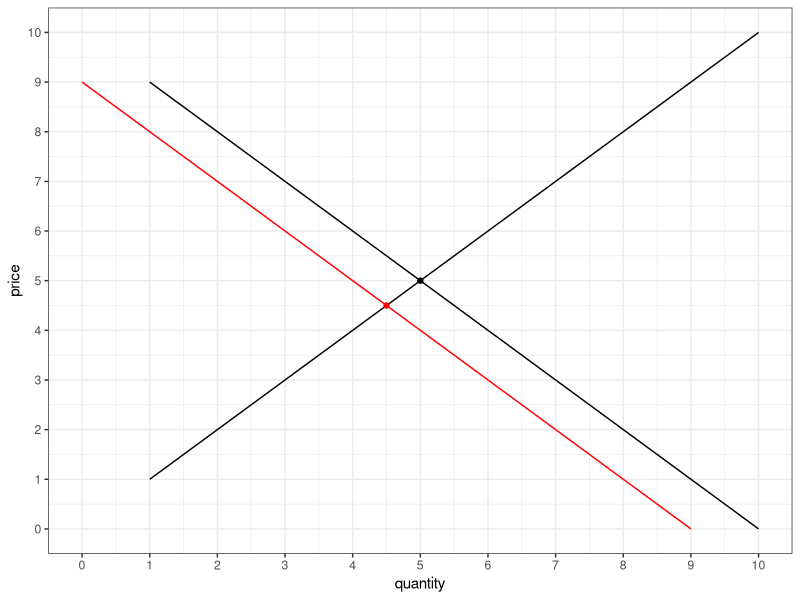

This chart was generated by the following R code:
## ---- chunk 1
knitr::opts_chunk$set(echo = FALSE)
knitr::opts_chunk$set(warning = FALSE, message = FALSE) 
## ---- chunk 2
library(data.table)
library(ggplot2)
options(scipen=999)
## ---- chunk 3
library(data.table)
library(ggplot2)
library(scales)
qd <- 1:10
pd <- 9:0
qs <- 1:10
ps <- 1:10
qss <- rep(5,10)
pss <- 1:10
qd2 <- qd-1
pd2 <- pd
qs2 <- qs+1
ps2 <- ps
dt <- data.table(qd,qs,pd,ps,qss,pss,qd2,pd2,qs2,ps2)
ggplot(data=dt) + geom_line(aes(x=qd,y=pd),color='black') + geom_line(aes(x=qs,y=ps),color='black') + #geom_line(aes(x=qss,y=pss)) +
  geom_line(aes(x=qd2,y=pd2),color='red') + 
  geom_point(data=data.table(x=4.5,y=4.5),aes(x=x,y=y),color='red') +
  geom_point(data=data.table(x=5,y=5),aes(x=x,y=y),color='black') +
  theme_bw() + labs(x="quantity",y="price")+
  scale_y_continuous(breaks=pretty_breaks(10)) + scale_x_continuous(breaks=pretty_breaks(10))
